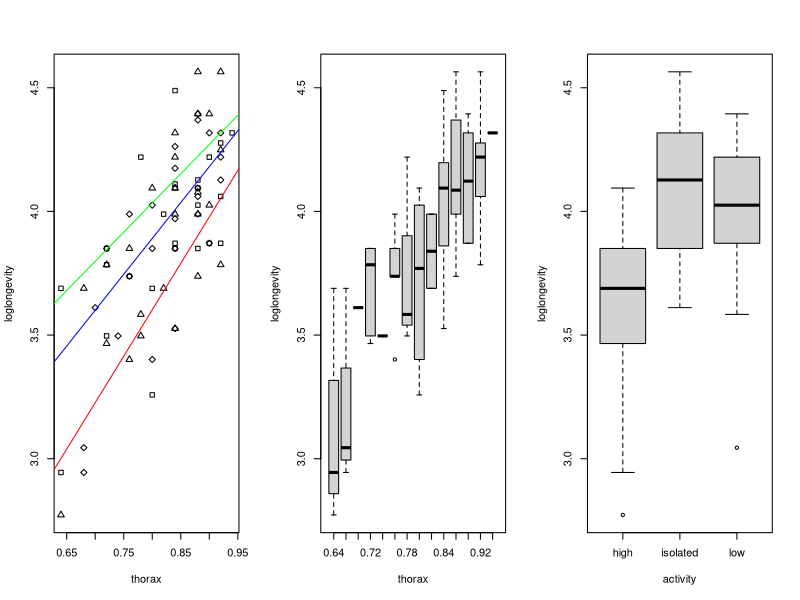
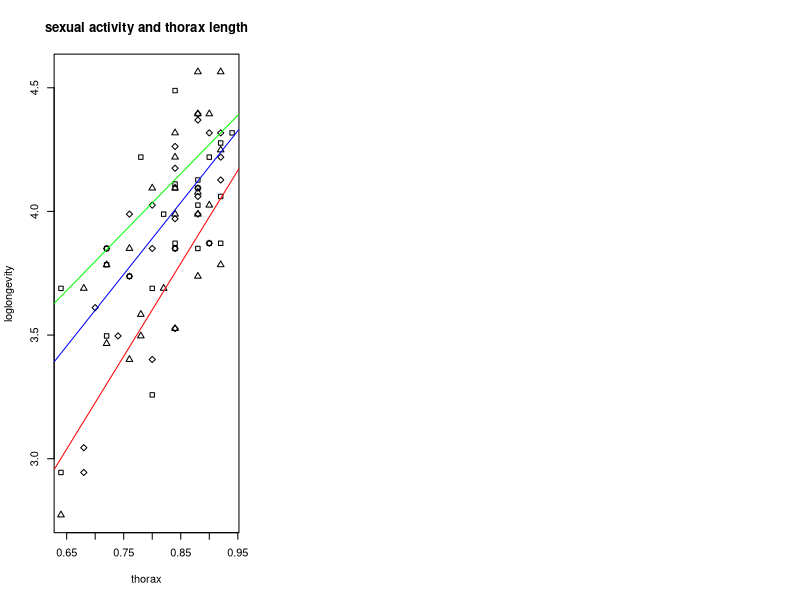
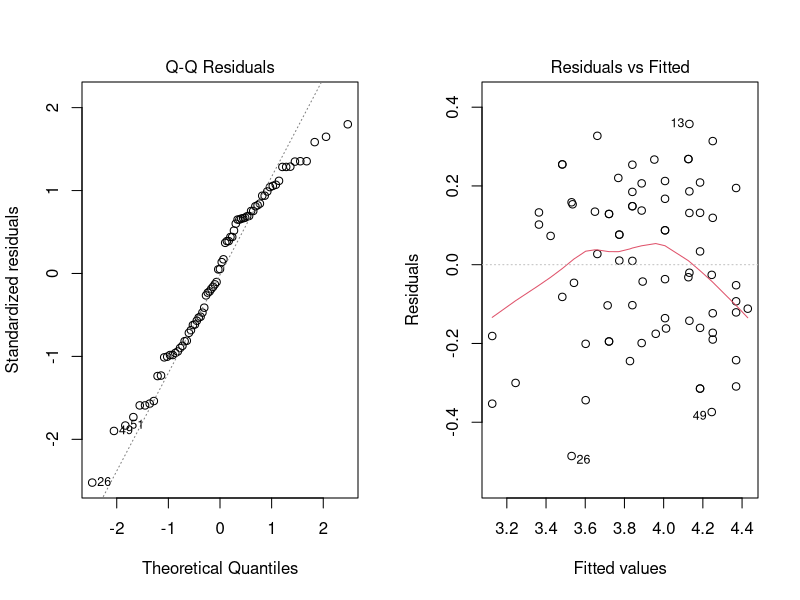
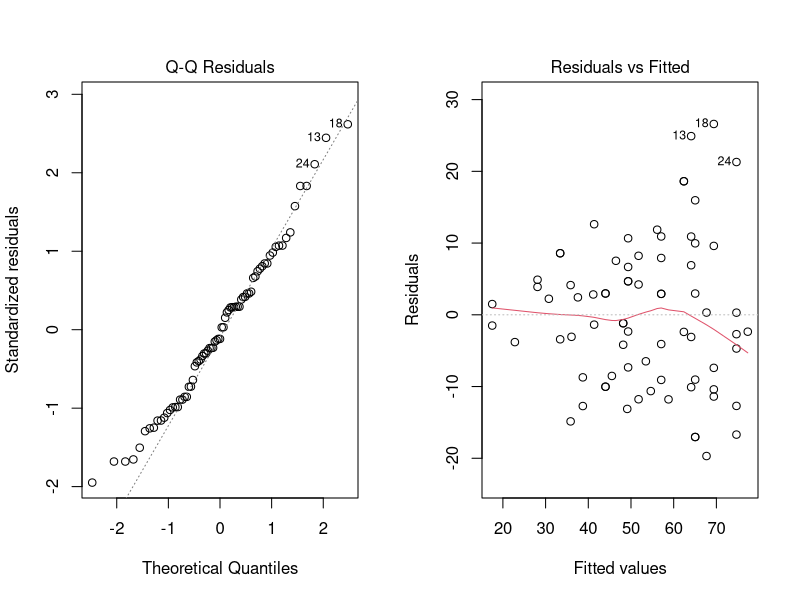

Recreate these plots in R, in order.
## ---- chunk 1
knitr::opts_chunk$set(echo = TRUE)
knitr::opts_chunk$set(fig.width=6, fig.height=4, fig.align = "center")
library(knitr)
## ---- chunk 2
ffdata = read.table('fruitflies.txt', header=T)
ffdata$loglongevity = log(ffdata$longevity)
par(mfrow=c(1,3))
plot(loglongevity~thorax, pch=c(22, 23, 24), data=ffdata)
abline(lm(loglongevity~thorax,data=ffdata[ffdata$activity=="high",]),col="red")
abline(lm(loglongevity~thorax,data=ffdata[ffdata$activity=="low",]),col="blue")
abline(lm(loglongevity~thorax,data=ffdata[ffdata$activity=="isolated",]),col="green")
boxplot(loglongevity~thorax,data=ffdata)
boxplot(loglongevity~activity, data=ffdata)
## ---- chunk 3
ffaov = lm(loglongevity~activity, data=ffdata);anova(ffaov)
## ---- chunk 4
summary(ffaov)
## ---- chunk 5
fflm = lm(loglongevity~thorax+activity,data=ffdata);drop1(fflm,test="F")
## ---- chunk 6
summary(fflm)
## ---- chunk 7
mean(ffdata$thorax)
## ---- chunk 8
plot(loglongevity~thorax, pch=c(22, 23, 24), data=ffdata,main="sexual activity and thorax length")
abline(lm(loglongevity~thorax,data=ffdata[ffdata$activity=="high",]),col="red")
abline(lm(loglongevity~thorax,data=ffdata[ffdata$activity=="low",]),col="blue")
abline(lm(loglongevity~thorax,data=ffdata[ffdata$activity=="isolated",]),col="green")
## ---- chunk 9
fflmm=lm(loglongevity~activity*thorax,data=ffdata);summary(fflmm)
## ---- chunk 10
summary(ffaov)$r.squared
summary(fflm)$r.squared
## ---- chunk 11
par(mfrow=c(1,2))
plot(fflm,2);plot(fflm,1)
## ---- chunk 12
mean(ffdata$thorax)
## ---- chunk 13
shapiro.test(residuals(fflm))
## ---- chunk 14
fflaov=lm(longevity~thorax+activity, data=ffdata)
anova(fflaov)
## ---- chunk 15
par(mfrow=c(1,2))
plot(fflaov,2);plot(fflaov,1)
## ---- chunk 16
shapiro.test(residuals(fflaov))
